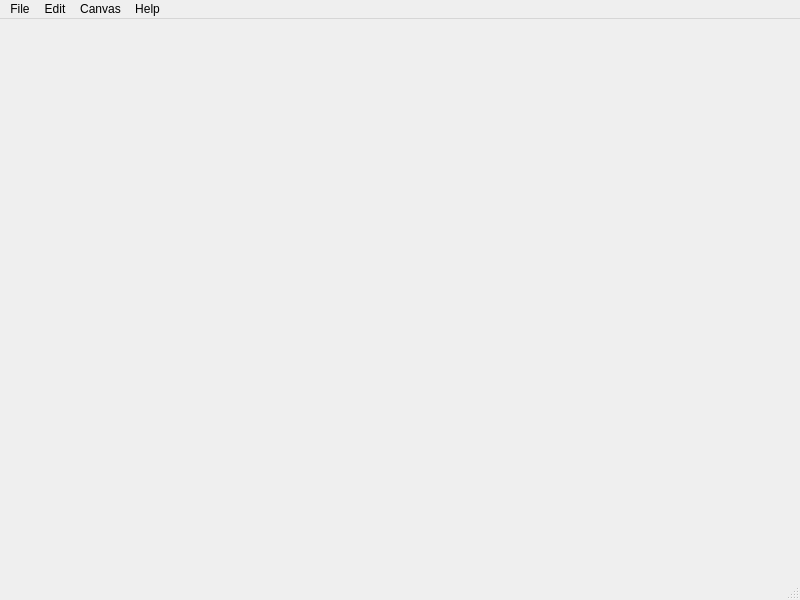
<?xml version="1.0" encoding="UTF-8"?>
<ui version="4.0">
 <class>PhotoLayoutWindow</class>
 <widget class="QMainWindow" name="PhotoLayoutWindow">
  <property name="geometry">
   <rect>
    <x>0</x>
    <y>0</y>
    <width>800</width>
    <height>600</height>
   </rect>
  </property>
  <property name="windowTitle">
   <string>MainWindow</string>
  </property>
  <widget class="QWidget" name="centralwidget"/>
  <widget class="QMenuBar" name="menubar">
   <property name="geometry">
    <rect>
     <x>0</x>
     <y>0</y>
     <width>800</width>
     <height>22</height>
    </rect>
   </property>
   <widget class="QMenu" name="menuFile">
    <property name="title">
     <string>File</string>
    </property>
    <addaction name="openNewFileAction"/>
    <addaction name="openFileAction"/>
    <addaction name="separator"/>
    <addaction name="saveAction"/>
    <addaction name="saveAsAction"/>
    <addaction name="saveAsTemplateAction"/>
    <addaction name="exportFileAction"/>
    <addaction name="separator"/>
    <addaction name="printPreviewAction"/>
    <addaction name="printAction"/>
    <addaction name="separator"/>
    <addaction name="closeAction"/>
    <addaction name="quitAction"/>
   </widget>
   <widget class="QMenu" name="menuEdit">
    <property name="title">
     <string>Edit</string>
    </property>
    <addaction name="undoAction"/>
    <addaction name="redoAction"/>
    <addaction name="settingsAction"/>
   </widget>
   <widget class="QMenu" name="menuCanvas">
    <property name="title">
     <string>Canvas</string>
    </property>
    <addaction name="addImageAction"/>
    <addaction name="separator"/>
    <addaction name="showGridToggleAction"/>
    <addaction name="separator"/>
    <addaction name="gridConfigAction"/>
    <addaction name="changeCanvasSizeAction"/>
   </widget>
   <widget class="QMenu" name="menuHelp">
    <property name="title">
     <string>Help</string>
    </property>
    <addaction name="aboutAction"/>
   </widget>
   <addaction name="menuFile"/>
   <addaction name="menuEdit"/>
   <addaction name="menuCanvas"/>
   <addaction name="menuHelp"/>
  </widget>
  <widget class="QStatusBar" name="statusbar"/>
  <action name="openNewFileAction">
   <property name="text">
    <string>New</string>
   </property>
   <property name="shortcut">
    <string>Ctrl+N</string>
   </property>
  </action>
  <action name="openFileAction">
   <property name="text">
    <string>Open Template...</string>
   </property>
  </action>
  <action name="saveAction">
   <property name="text">
    <string>Save</string>
   </property>
   <property name="shortcut">
    <string>Ctrl+S</string>
   </property>
  </action>
  <action name="saveAsAction">
   <property name="text">
    <string>Save As...</string>
   </property>
   <property name="shortcut">
    <string>Ctrl+Shift+S</string>
   </property>
  </action>
  <action name="saveAsTemplateAction">
   <property name="text">
    <string>Save Canvas As Template...</string>
   </property>
  </action>
  <action name="exportFileAction">
   <property name="text">
    <string>Export Current Frame Layout To Image...</string>
   </property>
   <property name="shortcut">
    <string>Ctrl+Shift+E</string>
   </property>
  </action>
  <action name="printPreviewAction">
   <property name="text">
    <string>Print Preview</string>
   </property>
   <property name="shortcut">
    <string>Ctrl+Shift+P</string>
   </property>
  </action>
  <action name="printAction">
   <property name="text">
    <string>Print...</string>
   </property>
   <property name="shortcut">
    <string>Ctrl+P</string>
   </property>
  </action>
  <action name="closeAction">
   <property name="text">
    <string>Close</string>
   </property>
   <property name="shortcut">
    <string>Ctrl+W</string>
   </property>
  </action>
  <action name="quitAction">
   <property name="text">
    <string>Quit</string>
   </property>
   <property name="shortcut">
    <string>Ctrl+Q</string>
   </property>
  </action>
  <action name="undoAction">
   <property name="text">
    <string>Undo</string>
   </property>
   <property name="shortcut">
    <string>Ctrl+Z</string>
   </property>
  </action>
  <action name="redoAction">
   <property name="text">
    <string>Redo</string>
   </property>
   <property name="shortcut">
    <string>Ctrl+Shift+Z</string>
   </property>
  </action>
  <action name="settingsAction">
   <property name="text">
    <string>Configure...</string>
   </property>
   <property name="shortcut">
    <string>Ctrl+Shift+=</string>
   </property>
  </action>
  <action name="addImageAction">
   <property name="text">
    <string>Add New Images...</string>
   </property>
  </action>
  <action name="showGridToggleAction">
   <property name="checkable">
    <bool>true</bool>
   </property>
   <property name="text">
    <string>View Grid Lines</string>
   </property>
   <property name="shortcut">
    <string>Ctrl+Shift+G</string>
   </property>
  </action>
  <action name="gridConfigAction">
   <property name="text">
    <string>Configure Grid Line...</string>
   </property>
  </action>
  <action name="changeCanvasSizeAction">
   <property name="text">
    <string>Configure Canvas Size...</string>
   </property>
  </action>
  <action name="aboutAction">
   <property name="text">
    <string>About...</string>
   </property>
  </action>
 </widget>
 <resources>
  <include location="../../../res/icons.qrc"/>
 </resources>
 <connections/>
</ui>
